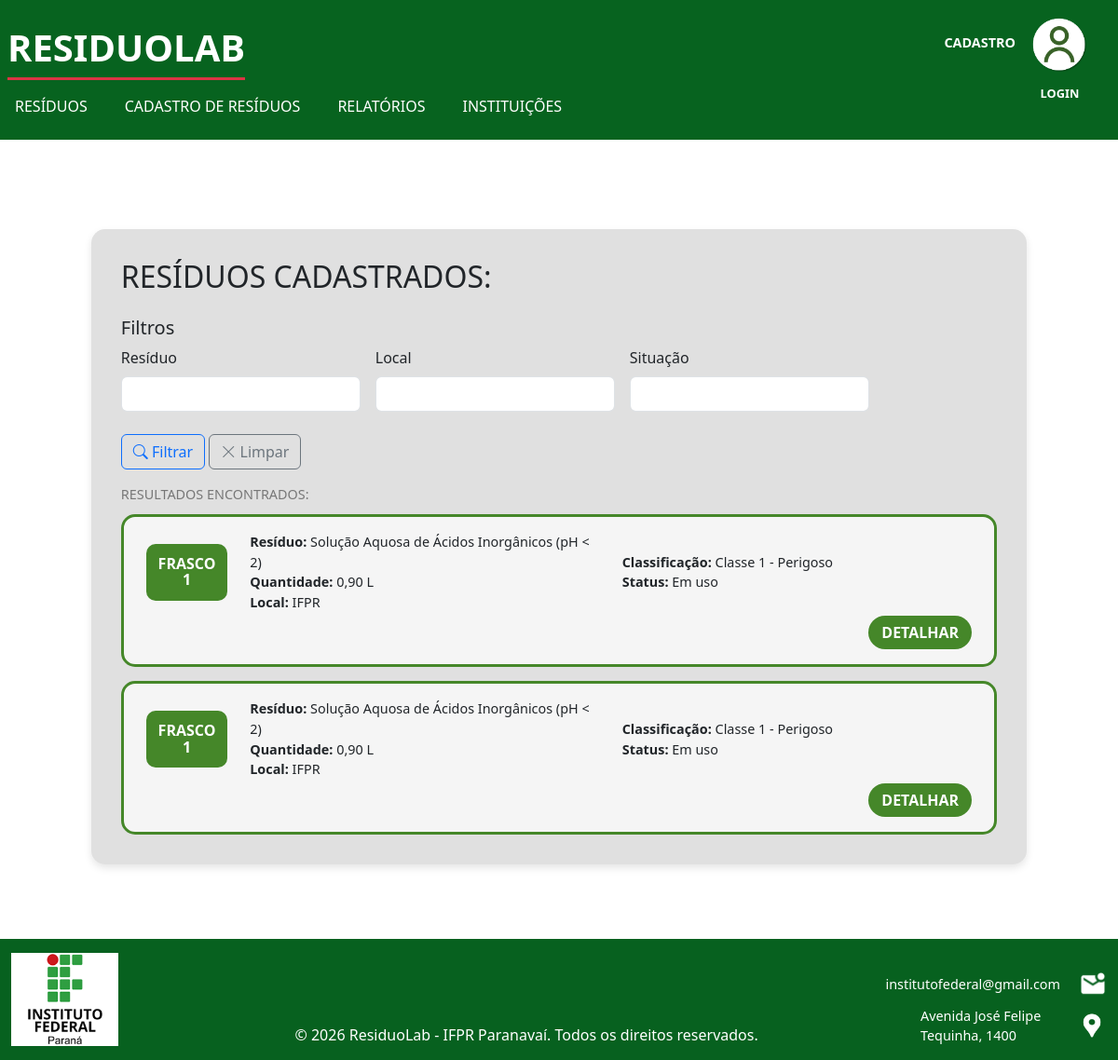
/residuos/ (signed in), run on the app's committed database.
### tasks/models.py (models this page shows, shortened)
class Armazenamento_Residuo(models.Model):
    situacao = models.ForeignKey(Situacao, on_delete=models.PROTECT, null=True, blank=True)
    data_atualizacao = models.DateTimeField(auto_now=True)
    local = models.ForeignKey(Armazenamento_instituicao, on_delete=models.CASCADE)
    id_gerado = models.ForeignKey(Gerado, on_delete=models.CASCADE)
    id_frasco = models.ForeignKey(Frasco, on_delete=models.CASCADE)
    id_usuario = models.ForeignKey(Usuario, on_delete=models.CASCADE)

class Gerado(models.Model):
    quant = models.DecimalField(max_digits=5, decimal_places=2)
    unidade_medida = models.CharField(max_length=10)
    nivel_risco = models.IntegerField()
    id_residuo = models.ForeignKey(Residuo, on_delete=models.CASCADE)
    id_geracao = models.ForeignKey(Geracao, on_delete=models.CASCADE)

class Residuo(models.Model):
    criado_por = models.ForeignKey(
        Usuario,
        on_delete=models.CASCADE,
        related_name='residuos_criados',
        null=True,
        blank=True,
    )
    substancia = models.ForeignKey(Substancia, on_delete=models.PROTECT, null=True)
    estado_fisico = models.ForeignKey(EstadoFisico, on_delete=models.PROTECT, null=True)
    grupo_quimico = models.ForeignKey(GrupoQuimico, on_delete=models.PROTECT, null=True)
    classe_ambiental = models.ForeignKey(ClasseAmbiental, on_delete=models.PROTECT, null=True)
    perigo_principal = models.ForeignKey(PerigoPrincipal, on_delete=models.PROTECT, null=True)
    acondicionamento_sugerido = models.ForeignKey(Acondicionamento, on_delete=models.PROTECT, null=True)
    inflamabilidade = models.IntegerField(default=0)
    risco_saude = models.IntegerField(default=0)
    reatividade = models.IntegerField(default=0)
    riscos_especificos = models.CharField(max_length=100, blank=True, null=True)

class Substancia(models.Model):
    nome = models.CharField(max_length=250)
    grupo_quimico = models.ForeignKey(GrupoQuimico, on_delete=models.CASCADE, related_name='substancias')

class Armazenamento_instituicao(models.Model):
    volume_total = models.DecimalField(max_digits=5, decimal_places=2)
    volume_atual = models.DecimalField(max_digits=5, decimal_places=2)
    tipo = models.CharField(max_length=150)
    local = models.CharField(max_length=150)

class ClasseAmbiental(models.Model):
    nome = models.CharField(max_length=150, unique=True)

class Situacao(models.Model):
    nome = models.CharField(max_length=50, unique=True)
    def __str__(self): return self.nome

### tasks/views.py (the view)
# urls.py: path("residuos/", ResiduoListView.as_view(), name="residuos"),
class ResiduoListView(FilterView):
    model = Armazenamento_Residuo
    template_name = 'tasks/residuos.html'
    context_object_name = 'residuos_cadastrados'
    filterset_class = ArmazenamentoResiduoFilter
    paginate_by = 10
    ordering = ('-data_atualizacao',)
    def dispatch(self, request, *args, **kwargs):
        usuario_id = request.session.get('usuario_id')
        if not usuario_id or not Usuario.objects.filter(pk=usuario_id).exists():
            return redirect('login')
        return super().dispatch(request, *args, **kwargs)
    def get_queryset(self):
        usuario_id = self.request.session['usuario_id']
        return super().get_queryset().filter(
            id_usuario_id=usuario_id,
            id_gerado__id_residuo__criado_por_id=usuario_id,
        ).select_related(
            'id_gerado__id_residuo__substancia',
            'id_gerado__id_residuo__classe_ambiental',
            'id_gerado__id_geracao',
            'local',
            'id_frasco',
            'situacao',
        ).order_by(*self.ordering)

### tasks/templates/tasks/residuos.html (shortened to what this page needs)
{% extends "tasks/base.html" %}
{% load static %}
{% block content %}
<div class="login-container-principal">
    <div class="login-sub-container-principal container-largo">
        <h2 class="text-start mb-4">RESÍDUOS CADASTRADOS:</h2>
        {% include 'tasks/form-filter.html' %}
        <p class="texto-resultados">RESULTADOS ENCONTRADOS:</p>
        <div class="lista-residuos">
            {% for item in residuos_cadastrados %}
            <div class="item-residuo">
                <div class="codigo-residuo">
                    FRASCO<br>1
                </div>
                <div class="info-residuo">
                    <p><strong>Resíduo:</strong> {{ item.id_gerado.id_residuo.substancia.nome }}</p>
                    <p><strong>Quantidade:</strong> {{ item.id_gerado.quant }} {{ item.id_gerado.unidade_medida }}</p>
                    <p><strong>Local:</strong> {{ item.local.local }}</p>
                </div>
                <div class="info-residuo">
                    <p><strong>Classificação:</strong> {{ item.id_gerado.id_residuo.classe_ambiental.nome }}</p>
                    <p><strong>Status:</strong> {{ item.situacao }}</p>
                </div>
                <div class="botoes-card">
                   <a href="{% url 'detalhe_residuo' item.id %}" class="botao-visualizar"
                   style="text-decoration: none;">DETALHAR</a>
                </div>
            </div>
            {% empty %}
            <div style="text-align: center; width: 100%; padding: 20px;">
                <p>Nenhum resíduo cadastrado no sistema no momento.</p>
            </div>
            {% endfor %}
        </div>
        {% endblock content %}

### tasks/templates/tasks/base.html (shortened to what this page needs)
{% load static %}
<!doctype html>
<html lang="pt-br">
<head>
  <link href="https://cdn.jsdelivr.net/npm/bootstrap@5.3.8/dist/css/bootstrap.min.css" rel="stylesheet">
  <link href="https://cdn.jsdelivr.net/npm/bootstrap-icons@1.11.3/font/bootstrap-icons.min.css" rel="stylesheet">
  <link href="https://cdn.datatables.net/2.1.8/css/dataTables.bootstrap5.min.css" rel="stylesheet">
  <link rel="stylesheet" href="{% static 'tasks/style.css' %}">
</head>
<body class="d-flex flex-column min-vh-100">
  <nav class="navbar navbar-expand-lg navbar-custom py-3">
    <div class="container-fluid px-2 flex-column align-items-start">
          <div class="login-container">
        {% if request.session.usuario_nome %}
          <div class="d-flex align-items-center">
            <span class="text-white me-3 fw-bold">
                Olá, {{ request.session.usuario_primeiro_nome|title }}
            </span>
            <a href="{% url 'sair' %}" class="btn btn-outline-light btn-sm rounded-5 me-3">Sair</a>
            <a href="{% url 'detalheUsuario' %}" class="login-icon-link">
              <img src="{% static 'tasks/user.png' %}" alt="Ícone de Perfil">
              <span>PERFIL</span>
            </a>
          </div>
        {% else %}
          <a href="{% url 'cadastro_usuario' %}" class="cadastro-link">CADASTRO</a>
          <a href="{% url 'login' %}" class="login-icon-link">
            <img src="{% static 'tasks/user.png' %}" alt="Ícone de Login">
            <span>LOGIN</span>
          </a>
        {% endif %}
          </div>
      <a class="navbar-brand" href="{% url 'home' %}">RESIDUOLAB</a>
      <div class="collapse navbar-collapse" id="navbarNav">
        <ul class="navbar-nav gap-4 mt-2">
          <li class="nav-item">
            <a class="nav-link" href="{% url 'residuos' %}">RESÍDUOS</a>
          </li>
          <li class="nav-item">
            <a class="nav-link" href="{% url 'cadastro_residuos' %}">CADASTRO DE RESÍDUOS</a>
          </li>
          <li class="nav-item">
            <a class="nav-link" href="{% url 'relatorios' %}">RELATÓRIOS</a>
          </li>
          <li class="nav-item">
            <a class="nav-link" href="{% url 'instituicoes' %}">INSTITUIÇÕES</a>
          </li>
        </ul>
      </div>
    </div>
  </nav>
  <main class="container mt-3 flex-grow-1">
    {% block content %}
    {% endblock %}
  </main>
  <footer class="footer-custom mt-auto">
    <div class="container-fluid d-flex justify-content-between align-items-end">
      <img src="{% static 'tasks/logo_if.png' %}" alt="Logo da Instituição" class="footer-logo">
      <span class="text-white flex-grow-1 text-center">
        &copy; {% now "Y" %} ResiduoLab - IFPR Paranavaí. Todos os direitos reservados.
      </span>
      <div class="footer-contato">
        <div class="d-flex align-items-center mb-2">
          <span class="footer-contato-texto">institutofederal@gmail.com</span>
          <img src="{% static 'tasks/icon_email.png' %}" alt="Ícone Email" class="footer-contato-icone">
        </div>
        <div class="d-flex align-items-center">
          <span class="footer-contato-texto">
            Avenida José Felipe Tequinha, 1400
          </span>
          <img src="{% static 'tasks/icon_location.png' %}" alt="Ícone Localização" class="footer-contato-icone">
        </div>
      </div>
    </div>
  </footer>
</body>
</html>

### tasks/templates/tasks/form-filter.html (shortened to what this page needs)
{% load crispy_forms_tags %}
<h5>Filtros</h5>
<form class="row gy-2 gx-3 align-items-end pb-3" action="" method="get">
    {{ filter.form|crispy }}
    <div class="col-auto">
        <button type="submit" class="btn btn-outline-primary">
            <i class="bi bi-search"></i> Filtrar
        </button>
        <a href="{{ request.path }}" class="btn btn-outline-secondary">
            <i class="bi bi-x-lg"></i> Limpar
        </a>
    </div>
</form>

### tasks/static/tasks/style.css (style rules this page uses)
.navbar.navbar-custom { background-color: #07631f; position: relative; }
.navbar.navbar-custom .nav-link, .navbar.navbar-custom .navbar-brand { color: #ffffff; }
.navbar.navbar-custom .navbar-brand { font-size: 2.5rem; font-weight: bold; text-transform: uppercase; position: relative; padding-bottom: 5px; }
.navbar.navbar-custom .navbar-brand::after { content: ""; position: absolute; left: 0; bottom: 0; width: 100%; height: 3px; background-color: #dc3545; }
.login-container { position: absolute; top: 15px; right: 25px; display: flex; align-items: flex-start; gap: 10px; }
.cadastro-link { color: #ffffff; font-weight: bold; text-decoration: none; font-size: 0.9rem; align-self: flex-start; margin-top: 20px; }
.login-icon-link { display: flex; flex-direction: column; align-items: center; text-decoration: none; }
.login-icon-link img { width: 75px; height: auto; margin-bottom: 5px; }
.login-icon-link span { color: #ffffff; font-size: 0.8rem; font-weight: bold; }
.footer-custom { background-color: #07611f; padding: 15px 0; }
.footer-custom .footer-logo, .footer-custom .footer-contato { width: 200px; display: flex; }
.footer-custom .footer-contato { justify-content: flex-end; }
.footer-custom .footer-logo { height: 100px; width: auto; margin-right: 15px; }
.footer-contato-texto { color: #ffffff; margin-right: 10px; font-size: 0.9rem; }
.footer-contato-icone { height: 30px; width: auto; }
.footer-contato { display: flex; flex-direction: column; align-items: flex-end; }
.footer-contato > div { display: flex; align-items: center; gap: 10px; }
.login-container-principal { background-color: #ffffff; width: 100%; min-height: 100vh; display: flex; flex-direction: column; justify-content: flex-start; align-items: center; padding: 5rem 0; }
.login-sub-container-principal { background-color: #e0e0e0; width: 90%; max-width: 750px; border-radius: 15px; padding: 2rem; box-shadow: 0 4px 8px rgba(0,0,0,0.1); position: relative; }
.login-sub-container-principal.container-largo { max-width: 4000px; }
.texto-resultados { color: #777; font-weight: 500; font-size: 0.9rem; margin-bottom: 10px; }
.lista-residuos { display: flex; flex-direction: column; gap: 15px; }
.item-residuo { background-color: #9c9c9c; border-radius: 15px; display: flex; align-items: center; justify-content: flex-start; padding: 1rem 1.5rem; gap: 1.5rem; }
.codigo-residuo { background-color: #458729; color: white; font-weight: bold; text-align: center; border-radius: 10px; padding: 0.8rem; min-width: 80px; line-height: 1.1; }
.info-residuo { flex: 1; }
.info-residuo p { margin: 0; font-size: 0.9rem; }
.item-residuo { border: 3px solid #458729; border-radius: 15px; position: relative; background-color: #f5f5f5; padding-bottom: 3.5rem !important; }
.botoes-card { position: absolute; bottom: 1rem; right: 1.5rem; display: flex; gap: 10px; }
.botao-visualizar { background-color: #458729 !important; color: white !important; font-weight: bold; border: none !important; border-radius: 20px; padding: 6px 14px; transition: background-color 0.3s ease; }

### tasks/templates/tasks/form-filter.html (style rules this page uses)
form.row div[id*="div_id"] { flex: 0 0 auto; width: auto; }

### data on the page
Armazenamento_Residuo: id_gerado.id_residuo.substancia.nome "Solução Aquosa de Ácidos Inorgânicos (pH < 2)", id_gerado.quant "0,90", id_gerado.unidade_medida "L", local.local "IFPR", id_gerado.id_residuo.classe_ambiental.nome "Classe 1 - Perigoso", situacao "Em uso"
Armazenamento_Residuo: id_gerado.id_residuo.substancia.nome "Solução Aquosa de Ácidos Inorgânicos (pH < 2)", id_gerado.quant "0,90", id_gerado.unidade_medida "L", local.local "IFPR", id_gerado.id_residuo.classe_ambiental.nome "Classe 1 - Perigoso", situacao "Em uso"
